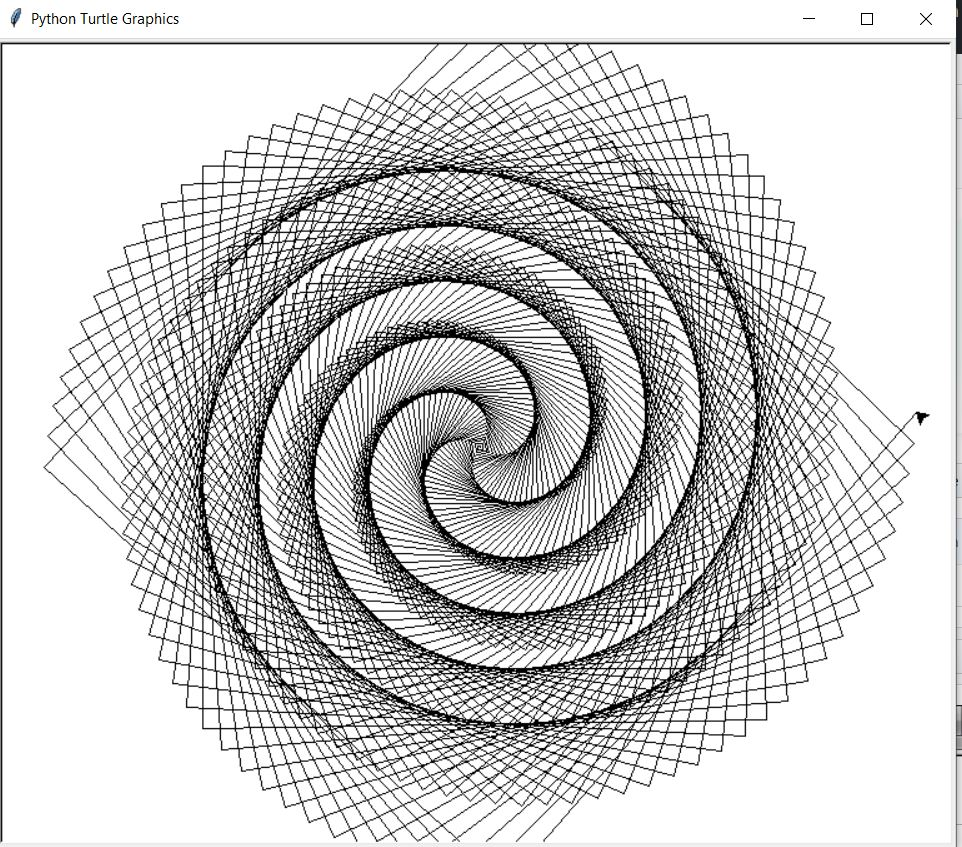

Generate this figure with Python:
from turtle import *
for i in range(500):
    forward(i)
    left(91)
